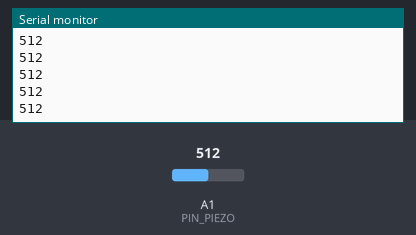
The sketch below on a simulated Arduino Uno, built with avr-gcc and run on an emulated ATmega328P. Parts: the last lines printed to the serial monitor. Inputs (shaded band) come from the test bench; at power-on: A1 (PIN_PIEZO) = 512.

Above: at 1.2 s.
1.3 s: A1 (PIN_PIEZO) set to 716
At 2.3 s:
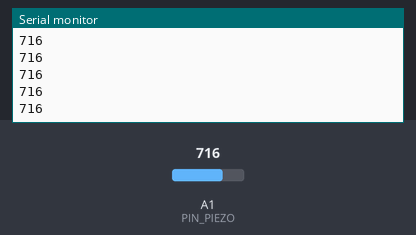
2.8 s: A1 (PIN_PIEZO) set to 900
At 3.5 s:
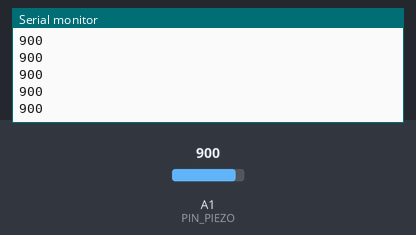
Timing chart, 0 to 5.8 s (numbered marks = the images above; inputs shaded):
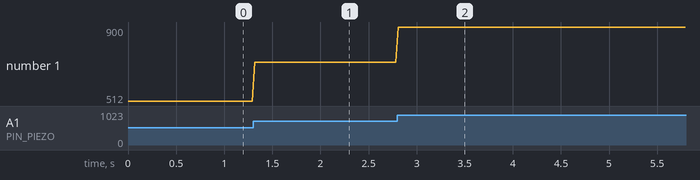

The sketch:

piezoelectrico.ino
```cpp
#define PIN_PIEZO A1
#define PIEZO_THRESHOLD 6

int control = 0, time_diff = 0;

void setup()
{
  pinMode(PIN_PIEZO, INPUT);
  Serial.begin(9600);
}

void loop()
{
  int sample = analogRead(PIN_PIEZO);
  Serial.println(sample);

  delay(25);
}
```

Measured:
- after the input at 1.3 s, the serial monitor: prints a new line at once (image 1)
- after the input at 2.8 s, the serial monitor: prints a new line at once (image 2)
- plotted number 1: 512 → 716 after the input at 1.3 s, 716 → 900 after the input at 2.8 s
